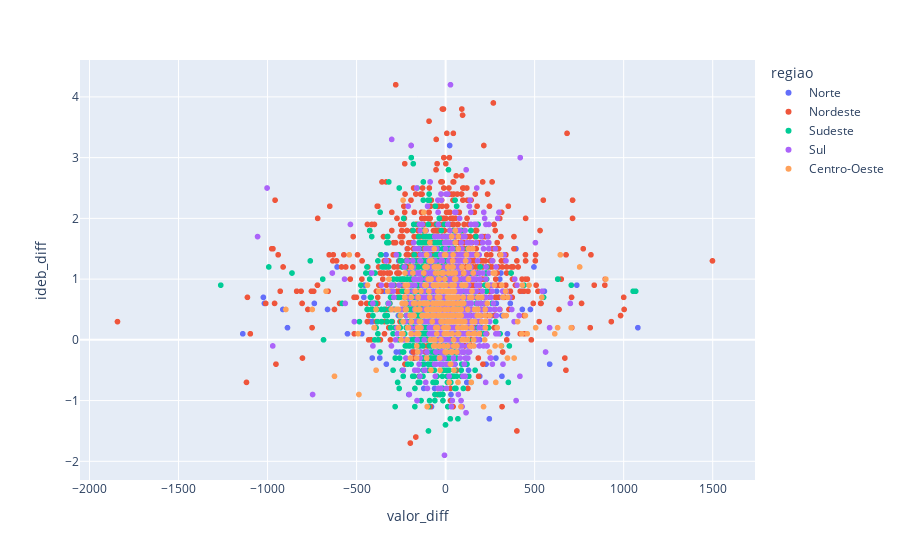

The notebook cell this image was saved under:
### Code cell
fig = px.scatter(tabela_rafael, x="valor_diff", y="ideb_diff", color="regiao", hover_data=['municipio'])
fig.show()

### Figure 1 — Plotly figure (JSON) as saved in the notebook; plotly's stock layout.template omitted (floating-point values rounded to 4 significant figures; data arrays with more than 128 entries replaced by an {"elided": "..."} marker saying what was removed)
{"data": [{"customdata": {"elided": "433x1 str values"}, "hovertemplate": "regiao=Norte<br>valor_diff=%{x}<br>ideb_diff=%{y}<br>municipio=%{customdata[0]}<extra></extra>", "legendgroup": "Norte", "marker": {"color": "#636efa", "symbol": "circle"}, "mode": "markers", "name": "Norte", "showlegend": true, "type": "scattergl", "x": {"elided": "433 float values"}, "xaxis": "x", "y": {"elided": "433 float values"}, "yaxis": "y"}, {"customdata": {"elided": "1775x1 str values"}, "hovertemplate": "regiao=Nordeste<br>valor_diff=%{x}<br>ideb_diff=%{y}<br>municipio=%{customdata[0]}<extra></extra>", "legendgroup": "Nordeste", "marker": {"color": "#EF553B", "symbol": "circle"}, "mode": "markers", "name": "Nordeste", "showlegend": true, "type": "scattergl", "x": {"elided": "1775 float values"}, "xaxis": "x", "y": {"elided": "1775 float values"}, "yaxis": "y"}, {"customdata": {"elided": "1600x1 str values"}, "hovertemplate": "regiao=Sudeste<br>valor_diff=%{x}<br>ideb_diff=%{y}<br>municipio=%{customdata[0]}<extra></extra>", "legendgroup": "Sudeste", "marker": {"color": "#00cc96", "symbol": "circle"}, "mode": "markers", "name": "Sudeste", "showlegend": true, "type": "scattergl", "x": {"elided": "1600 float values"}, "xaxis": "x", "y": {"elided": "1600 float values"}, "yaxis": "y"}, {"customdata": {"elided": "1116x1 str values"}, "hovertemplate": "regiao=Sul<br>valor_diff=%{x}<br>ideb_diff=%{y}<br>municipio=%{customdata[0]}<extra></extra>", "legendgroup": "Sul", "marker": {"color": "#ab63fa", "symbol": "circle"}, "mode": "markers", "name": "Sul", "showlegend": true, "type": "scattergl", "x": {"elided": "1116 float values"}, "xaxis": "x", "y": {"elided": "1116 float values"}, "yaxis": "y"}, {"customdata": {"elided": "450x1 str values"}, "hovertemplate": "regiao=Centro-Oeste<br>valor_diff=%{x}<br>ideb_diff=%{y}<br>municipio=%{customdata[0]}<extra></extra>", "legendgroup": "Centro-Oeste", "marker": {"color": "#FFA15A", "symbol": "circle"}, "mode": "markers", "name": "Centro-Oeste", "showlegend": true, "type": "scattergl", "x": {"elided": "450 float values"}, "xaxis": "x", "y": {"elided": "450 float values"}, "yaxis": "y"}], "layout": {"legend": {"title": {"text": "regiao"}, "tracegroupgap": 0}, "margin": {"t": 60}, "xaxis": {"anchor": "y", "domain": [0, 1], "title": {"text": "valor_diff"}}, "yaxis": {"anchor": "x", "domain": [0, 1], "title": {"text": "ideb_diff"}}}}
